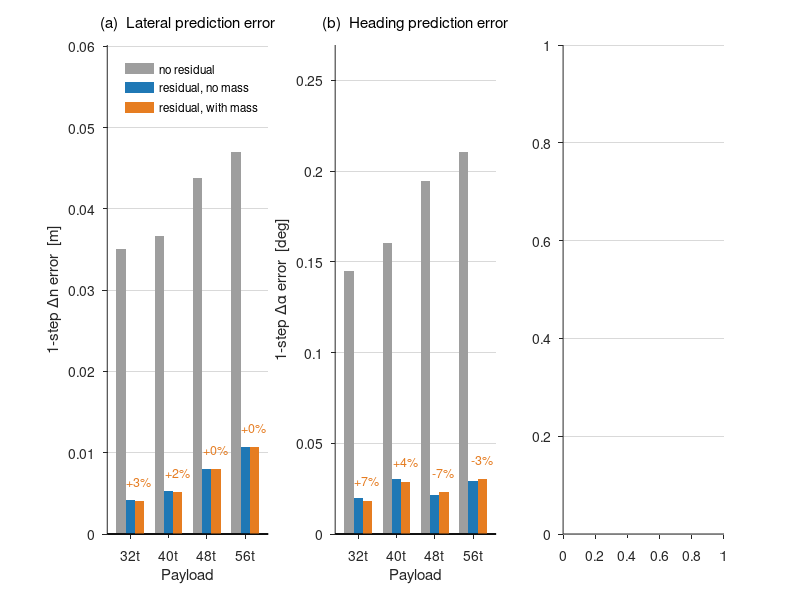

This chart was generated by the following MATLAB code: (Note: this script raises an error after producing the figure.)
% 적재 조건화 근거 - MLP 입력에 무게를 넣어야 하는가
%
% (a)(b) 예측 오차: 잔차 보정은 크게 줄이지만, 무게를 알려줘도 거의 안 줄어든다.
%        Δn 기준 조건화 이득이 32t 3.0%, 40t 2.5%, 48t 0.1%, 56t 0.1% 다.
% (c)    폐루프에서는 조건화가 11~20% 좋아 보인다. 그러나 무게 라벨을 무작위로
%        섞은 플라시보(48 t)가 그 이득의 51%(횡) / 112%(헤딩)를 재현한다.
%        즉 폐루프 차이는 '무게 정보'가 아니라 입력 차원/초기값/학습 노이즈다.
%
% 결론: 무게를 입력에 넣을 근거가 없다. 무게는 이미 상태(D, v 등)에 인코딩돼
%       있다(results/payload_observability.py 참조).
%
% 데이터: fig_mass_conditioning.mat  (results/mass_conditioning.py 가 생성)
% 실행:   results/matlab/ 폴더 안에서 `plot_mass_conditioning`
% 요구:   base MATLAB 만 (툴박스 불필요). R2013a 이상.

clear; close all
load('fig_mass_conditioning.mat')

GREY = [0.62 0.62 0.62];       % 보정 없음
NOM  = [0.12 0.47 0.71];       % 무게 없음
RES  = [0.90 0.49 0.13];       % 무게 있음
PLA  = [0.00 0.62 0.45];       % 플라시보 (Okabe-Ito bluish green)

mp = mass_pred(:);  nM = numel(mp);
x  = (1:nM)';  w = 0.24;
DN = 2; DA = 3;                % 채널 인덱스: 1=ds 2=dn 3=dalpha 4=dv

figure('Color','w','Position',[60 60 1280 380])

%% (a),(b) 예측 오차 - 무게를 알려줘도 안 줄어든다
for k = 1:2
    if k == 1
        ch = DN;  sc = 1;          ttl = '(a)  Lateral prediction error';
        yl = '1-step \Deltan error  [m]';
    else
        ch = DA;  sc = 180/pi;     ttl = '(b)  Heading prediction error';
        yl = '1-step \Delta\alpha error  [deg]';
    end
    subplot(1,3,k); hold on; box off
    set(gca,'FontSize',10,'TickDir','out','YGrid','on', ...
            'GridColor',[.85 .85 .85],'GridAlpha',1,'Layer','bottom')
    e0 = squeeze(pred_err(:,1,1,ch))*sc;                 % 보정 없음
    e1 = mean(squeeze(pred_err(:,2,:,ch)),2)*sc;         % 무게 없음
    e2 = mean(squeeze(pred_err(:,3,:,ch)),2)*sc;         % 무게 있음
    b0 = bar(x-w, e0, w, 'FaceColor', GREY, 'EdgeColor','none');
    b1 = bar(x,   e1, w, 'FaceColor', NOM,  'EdgeColor','none');
    b2 = bar(x+w, e2, w, 'FaceColor', RES,  'EdgeColor','none');
    for i = 1:nM
        g = 100*(e1(i)-e2(i))/e1(i);
        text(x(i)+w, e2(i)+max(e0)*0.05, sprintf('%+.0f%%', g), ...
             'HorizontalAlignment','center','FontSize',9,'Color',RES);
    end
    if k == 1
        legend([b0 b1 b2], {'no residual','residual, no mass','residual, with mass'}, ...
               'Location','northwest','Box','off','FontSize',8.5);
    end
    set(gca,'XTick',1:nM,'XTickLabel', ...
            arrayfun(@(v) sprintf('%dt',v), mp, 'UniformOutput', false))
    xlim([0.4 nM+0.6]); ylim([0 max(e0)*1.28])
    xlabel('Payload'); ylabel(yl); title(ttl,'FontSize',11,'FontWeight','normal')
end

%% (c) 폐루프 + 플라시보
subplot(1,3,3); hold on; box off
set(gca,'FontSize',10,'TickDir','out','YGrid','on', ...
        'GridColor',[.85 .85 .85],'GridAlpha',1,'Layer','bottom')
mc = mass_cloop(:); nC = numel(mc); xc = (1:nC)';
c0 = nanmean(squeeze(cloop_err(:,1,:,1)),2);       % 무게 없음
c1 = nanmean(squeeze(cloop_err(:,2,:,1)),2);       % 무게 있음
c2 = nanmean(squeeze(cloop_err(:,3,:,1)),2);       % 플라시보 (48t 만)
h1 = bar(xc-w, c0, w, 'FaceColor', NOM, 'EdgeColor','none');
h2 = bar(xc,   c1, w, 'FaceColor', RES, 'EdgeColor','none');
h3 = bar(xc+w, c2, w, 'FaceColor', PLA, 'EdgeColor','none');
% 시드별 개별 점 - 평균만 보면 3회 편차가 안 보인다
off = [-w 0 w];
for v = 1:3
    for i = 1:nC
        s = squeeze(cloop_err(i,v,:,1)); s = s(~isnan(s));
        plot(xc(i)+off(v)+zeros(size(s)), s, 'o', 'Color','k', ...
             'MarkerSize',3.5,'LineWidth',0.8);
    end
end
i48 = find(mc == 48);
if ~isempty(i48)
    text(xc(i48)+w, c2(i48)+0.045, 'placebo', 'HorizontalAlignment','center', ...
         'FontSize',9,'Color',PLA);
end
legend([h1 h2 h3], {'no mass','with mass','shuffled mass'}, ...
       'Location','northwest','Box','off','FontSize',8.5);
set(gca,'XTick',1:nC,'XTickLabel', ...
        arrayfun(@(v) sprintf('%dt',v), mc, 'UniformOutput', false))
xlim([0.4 nC+0.6]); ylim([0 0.56])
xlabel('Payload'); ylabel('Closed-loop corner |n| RMS  [m]')
title('(c)  Placebo reproduces the gain','FontSize',11,'FontWeight','normal')
